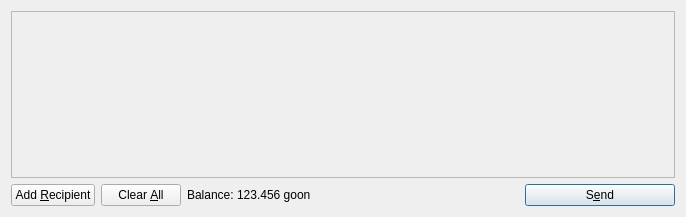
<?xml version="1.0" encoding="UTF-8"?>
<ui version="4.0">
 <class>SendCoinsDialog</class>
 <widget class="QDialog" name="SendCoinsDialog">
  <property name="geometry">
   <rect>
    <x>0</x>
    <y>0</y>
    <width>686</width>
    <height>217</height>
   </rect>
  </property>
  <property name="windowTitle">
   <string>Send Coins</string>
  </property>
  <layout class="QVBoxLayout" name="verticalLayout">
   <item>
    <widget class="QScrollArea" name="scrollArea">
     <property name="widgetResizable">
      <bool>true</bool>
     </property>
     <widget class="QWidget" name="scrollAreaWidgetContents">
      <property name="geometry">
       <rect>
        <x>0</x>
        <y>0</y>
        <width>666</width>
        <height>165</height>
       </rect>
      </property>
      <layout class="QVBoxLayout" name="verticalLayout_2">
       <property name="margin">
        <number>0</number>
       </property>
       <item>
        <layout class="QVBoxLayout" name="entries">
         <property name="spacing">
          <number>6</number>
         </property>
        </layout>
       </item>
       <item>
        <spacer name="verticalSpacer">
         <property name="orientation">
          <enum>Qt::Vertical</enum>
         </property>
         <property name="sizeHint" stdset="0">
          <size>
           <width>20</width>
           <height>40</height>
          </size>
         </property>
        </spacer>
       </item>
      </layout>
     </widget>
    </widget>
   </item>
   <item>
    <layout class="QHBoxLayout" name="horizontalLayout">
     <item>
      <widget class="QPushButton" name="addButton">
       <property name="toolTip">
        <string>Send to multiple recipients at once</string>
       </property>
       <property name="text">
        <string>Add &amp;Recipient</string>
       </property>
       <property name="icon">
        <iconset resource="../bitcoin.qrc">
         <normaloff>:/icons/add</normaloff>:/icons/add</iconset>
       </property>
       <property name="autoDefault">
        <bool>false</bool>
       </property>
      </widget>
     </item>
     <item>
      <widget class="QPushButton" name="clearButton">
       <property name="sizePolicy">
        <sizepolicy hsizetype="Minimum" vsizetype="Fixed">
         <horstretch>0</horstretch>
         <verstretch>0</verstretch>
        </sizepolicy>
       </property>
       <property name="toolTip">
        <string>Remove all transaction fields</string>
       </property>
       <property name="text">
        <string>Clear &amp;All</string>
       </property>
       <property name="icon">
        <iconset resource="../bitcoin.qrc">
         <normaloff>:/icons/remove</normaloff>:/icons/remove</iconset>
       </property>
       <property name="autoRepeatDelay">
        <number>300</number>
       </property>
       <property name="autoDefault">
        <bool>false</bool>
       </property>
      </widget>
     </item>
     <item>
      <layout class="QHBoxLayout" name="horizontalLayout_2">
       <property name="spacing">
        <number>3</number>
       </property>
       <item>
        <widget class="QLabel" name="label">
         <property name="text">
          <string>Balance:</string>
         </property>
        </widget>
       </item>
       <item>
        <widget class="QLabel" name="labelBalance">
         <property name="cursor">
          <cursorShape>IBeamCursor</cursorShape>
         </property>
         <property name="text">
          <string>123.456 goon</string>
         </property>
         <property name="textInteractionFlags">
          <set>Qt::LinksAccessibleByMouse|Qt::TextSelectableByKeyboard|Qt::TextSelectableByMouse</set>
         </property>
        </widget>
       </item>
      </layout>
     </item>
     <item>
      <spacer name="horizontalSpacer">
       <property name="orientation">
        <enum>Qt::Horizontal</enum>
       </property>
       <property name="sizeHint" stdset="0">
        <size>
         <width>40</width>
         <height>20</height>
        </size>
       </property>
      </spacer>
     </item>
     <item>
      <widget class="QPushButton" name="sendButton">
       <property name="minimumSize">
        <size>
         <width>150</width>
         <height>0</height>
        </size>
       </property>
       <property name="toolTip">
        <string>Confirm the send action</string>
       </property>
       <property name="text">
        <string>S&amp;end</string>
       </property>
       <property name="icon">
        <iconset resource="../bitcoin.qrc">
         <normaloff>:/icons/send</normaloff>:/icons/send</iconset>
       </property>
       <property name="default">
        <bool>true</bool>
       </property>
      </widget>
     </item>
    </layout>
   </item>
  </layout>
 </widget>
 <resources>
  <include location="../bitcoin.qrc"/>
 </resources>
 <connections/>
</ui>
